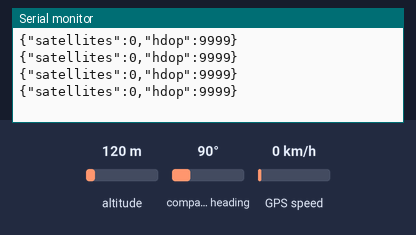
Bench run of a sketch on a simulated Arduino Uno, built with avr-gcc and run on an emulated ATmega328P. Shown: the last lines printed to the serial monitor. The test bench sets the inputs (shaded band); at power-on: altitude 120 m, GPS speed 0 km/h, compass heading 90°. The GPS gets a fix after 3 s at 37.7749, -122.4194 with 8 satellites.

Above: at 1.2 s.
1.3 s: altitude set to 20 m
At 3.5 s:
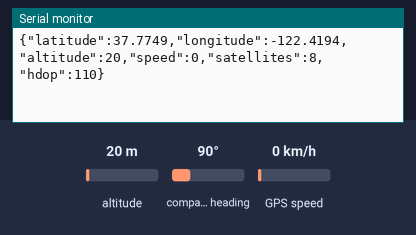
5.4 s: GPS speed set to 2 km/h
At 6.7 s:
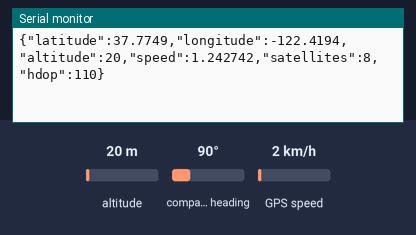
6.9 s: altitude set to 250 m
At 7.9 s:
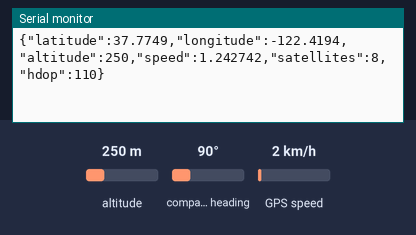

The sketch:

real_ardu.ino
```cpp
#include <TinyGPS++.h>
#include <SoftwareSerial.h>
#include <TimeLib.h>
#include <ArduinoJson.h>

// Choose two ardu pins to use for software serial
int RXPin = 3;
int TXPin = 2;
//choose two ardu pins for esp8266

int GPSBaud = 9600;
TinyGPSPlus gps;
int UTC_offset = 0;

SoftwareSerial gpsSerial(RXPin, TXPin);

void setup() {
  Serial.begin(9600);
  gpsSerial.begin(GPSBaud);
}

void loop() {
  StaticJsonDocument<256> doc;

  if (gpsSerial.available() > 0) {
    while (gpsSerial.available() > 0) {
      if (gps.encode(gpsSerial.read())) {
        setTime(gps.time.hour(), gps.time.minute(), gps.time.second(), gps.date.day(), gps.date.month(), gps.date.year());
        adjustTime(UTC_offset * SECS_PER_HOUR);

        if (gps.location.isValid()) {
          doc["latitude"] = gps.location.lat();
          doc["longitude"] = gps.location.lng();
        }

        if (gps.altitude.isValid()) {
          doc["altitude"] = gps.altitude.meters();
        }

        if (gps.speed.isValid()) {
          doc["speed"] = gps.speed.mph();
        }

        if (gps.satellites.isValid()) {
          doc["satellites"] = gps.satellites.value();
        }

        if (gps.hdop.isValid()) {
          doc["hdop"] = gps.hdop.value();
        }

        String json;
        serializeJson(doc, json);
        Serial.println(json);
      }
    }
  }
}
```

Measured:
- after the input at 1.3 s, the serial monitor: prints a new line after 1.7 s (image 1)
- after the input at 5.4 s, the serial monitor: prints a new line after 0.64 s (image 2)
- after the input at 6.9 s, the serial monitor: prints a new line after 0.14 s (image 3)
